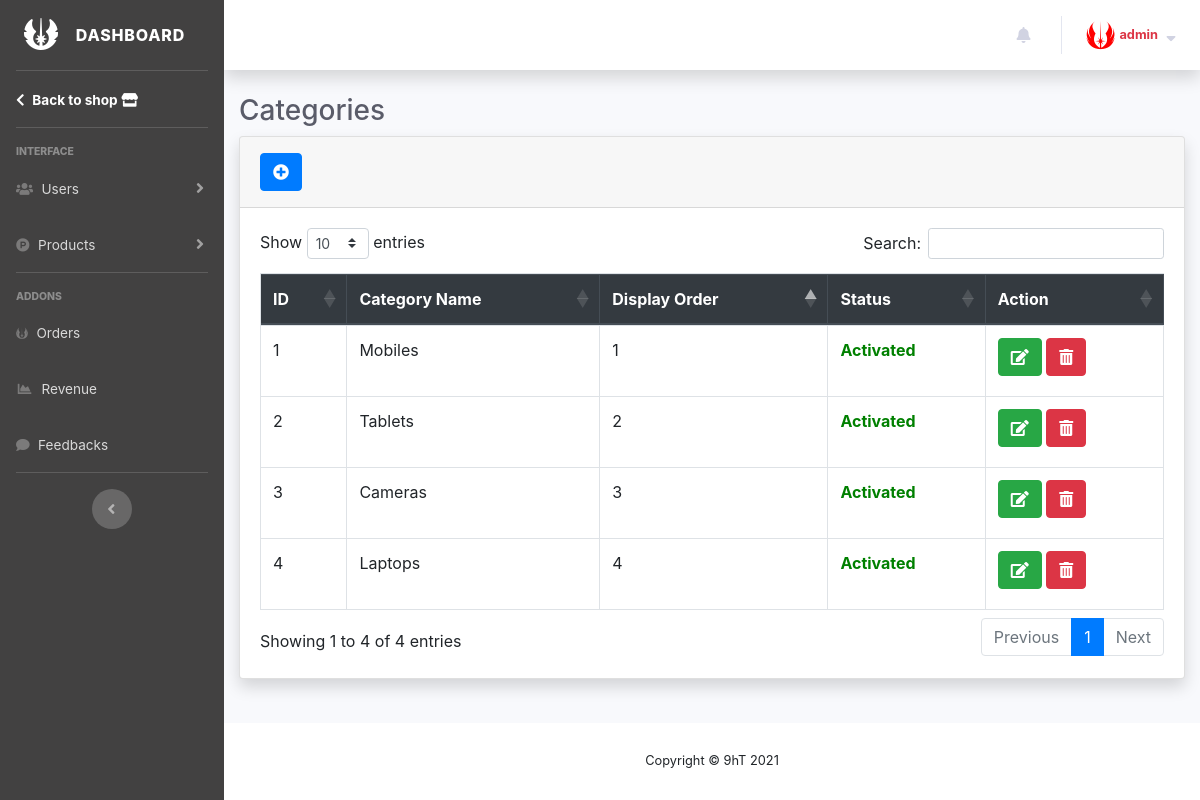
The app's page /Admin/Product/Categories (signed in) with its own data.
### tables this page shows
CREATE TABLE `productcategory` (
  `ID` int(11) NOT NULL,
  `CateName` varchar(255) NOT NULL,
  `DisplayOrder` int(11) NOT NULL,
  `Status` tinyint(1) NOT NULL DEFAULT 1
);

### MVC/Admin/Controllers/Product.php (called while the page is built, shortened)
<?php
class Product extends ViewModel{
    public function Categories(){
        $productCate = $this->getModel('ProductCategoryDAL');
        $listCateJSON = json_decode($productCate->getListCate(),true);
        $this->loadView('Shared','Layout',[
            'title'=>'Categories',
            'page'=>'Product/Categories',
            'listCate'=>$listCateJSON,
            'countUser'=>$_SESSION['COUNT_USERS_SESSION'],
			'countAdmin'=>$_SESSION['COUNT_ADMINS_SESSION'],
			'countProduct'=>$_SESSION['COUNT_PRODUCTS_SESSION'],
			'countContact'=>$_SESSION['COUNT_FEEDBACKS_SESSION'],
			'countUnRead'=>$_SESSION['COUNT_UNREADS_SESSION'],
            'listUnRead'=>$_SESSION['LIST_UNREADS_SESSION']
        ],1);
    }
}
?>

### MVC/Core/App.php (called while the page is built, shortened)
<?php
class App{
	protected $controller = 'Home';
	protected $action = 'Index';
	protected $type = '';
	function __construct(){
		$url = $this->getUrl();
		$link = './MVC/Controllers/';
		if ($this->type == 'Admin'){
			$link = './MVC/Admin/Controllers/';
		}
		if (file_exists($link.$url[0].'.php')) {
			$this->controller = $url[0];
		}
		unset($url[0]);
		if (isset($url[1])) {
			if (method_exists($this->controller, $url[1])) {
				$this->action = $url[1];
			}
			unset($url[1]);
		}
		$this->controller = new $this->controller;
		$this->parametres = (!empty($url))?array_values($url):[];
		call_user_func_array(array($this->controller,$this->action), $this->parametres);
	}
	private function getURL(){
		$url = isset($_GET['url'])?explode('/', trim($_GET['url'],'/')):[$this->controller,$this->action];
		if ($url[0] == 'Admin'){
			$this->type = 'Admin';
			unset($url[0]);
			return (!empty($url))?array_values($url):[$this->controller,$this->action];
		}
		return $url;
	}
}
?>

### index.php (called while the page is built, shortened)
<?php
	$init = new App();
?>

### MVC/Core/Database.php (called while the page is built, shortened)
<?php
class Database{
	function __construct(){
		try {
			$this->connectionString = mysqli_connect(DB_HOST,DB_USERNAME,DB_PASSWORD,DB_SERVERNAME);
		} catch (Exception $e) {
			exit($e->getMessage());
		}
	}
}
?>

### MVC/Models/ProductCategoryDAL.php (called while the page is built, shortened)
<?php
class ProductCategoryDAL extends Database{
	public function getListCate(){
		$query = "SELECT * FROM productcategory WHERE STATUS = true ORDER BY DisplayOrder";
		$result = mysqli_query($this->connectionString,$query);
		$array = array();
		while ($rows = mysqli_fetch_assoc($result)) {
			$array[] = $rows;
		}
		return json_encode($array);
	}
}
?>

### MVC/Admin/Views/Product/Categories.php (the view, shortened to what this page needs)
<div class="container-fluid">
    <h1 class="h3 mb-2 text-gray-800">Categories</h1>
    <div class="card shadow mb-4">
        <div class="card-header py-3">
            <span data-toggle="modal" data-target="#addModal">
                <button title="Add Product" class="btn btn-primary"><i class="fas fa-plus-circle"></i></button>
            </span>
        </div>
        <div class="card-body">
            <div class="table-responsive">
                <table class="table table-bordered table-hover" id="categoryTable" width="100%">
                    <thead class="thead-dark">
                        <tr>
                            <th>ID</th>
                            <th>Category Name</th>
                            <th>Display Order</th>
                            <th>Status</th>
                            <th>Action</th>
                        </tr>
                    </thead>
                    <tbody class="table-products">
                    <?php foreach ($model['listCate'] as $item): ?>
                      <tr>
                        <td><?php echo $item['ID']; ?></td>
                        <td><?php echo $item['CateName']; ?></td>
                        <td><?php echo $item['DisplayOrder']; ?></td>
                        <td>
                            <?php if ($item['Status']==1): ?>
                                <label style="color: green; font-weight: bold;">Activated</label>
                            <?php else: ?>
                                <label style="color: red; font-weight: bold;">Locked</label>
                            <?php endif; ?>
                        </td>
                        <td>
                          <span
                            onclick="passDataEditCategory(
                              <?php echo $item['ID']; ?>,
                              '<?php echo $item['CateName']; ?>',
                              <?php echo $item['DisplayOrder']; ?>
                            );"
                            data-toggle="modal"
                            data-target="#editModal">
                            <button title="Edit" class="btn btn-success mb-2"><i class="fas fa-edit"></i></button>
                          </span>
                          <span onclick="passDataRemove(<?php echo $item['ID'] ?>,'<?php echo $item['CateName']; ?>')" data-toggle="modal" data-target="#removeModal">
                            <button title="Remove" class="btn btn-danger mb-2"><i class="fas fa-trash-alt"></i></button>
                          </span>
                        </td>
                      </tr>
                    <?php endforeach; ?>
                    </tbody>
                </table>
            </div>
        </div>
    </div>
</div>

### records on screen
productcategory: ID "1", CateName "Mobiles", DisplayOrder "1", Status "Activated"
productcategory: ID "2", CateName "Tablets", DisplayOrder "2", Status "Activated"
productcategory: ID "3", CateName "Cameras", DisplayOrder "3", Status "Activated"
productcategory: ID "4", CateName "Laptops", DisplayOrder "4", Status "Activated"

### other values on screen
$_SESSION['USER_SESSION'] "admin"
